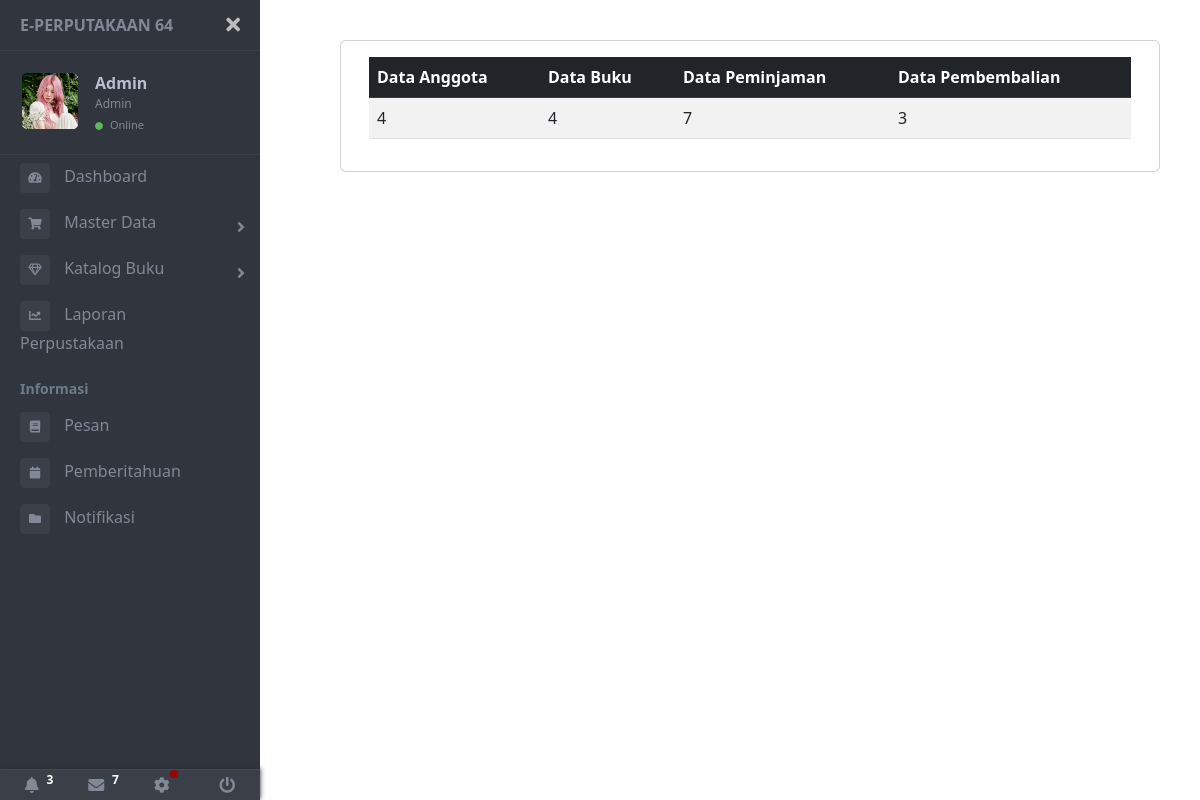
The page /admin/index.php (signed in) on the database its author committed.
### tables this page shows
CREATE TABLE `user` (
  `id` int(11) NOT NULL,
  `kode` varchar(100) NOT NULL,
  `nis` char(50) DEFAULT NULL,
  `fullname` varchar(50) NOT NULL,
  `username` varchar(100) NOT NULL,
  `password` text NOT NULL,
  `kelas` varchar(50) DEFAULT NULL,
  `alamat` text DEFAULT NULL,
  `verif` enum('verified','unverified') NOT NULL,
  `role` enum('admin','user') NOT NULL,
  `foto` text DEFAULT NULL,
  `join_date` datetime NOT NULL,
  `terakhir_login` datetime NOT NULL
);

### class/Database.php (called while the page is built, shortened)
<?php
class Database{
    private $server = "localhost";
    private $username = "root";
    private $password = "";
    private $database = "db_perpus";
    public function __construct(){
        $this->db = mysqli_connect($this->server, $this->username, $this->password, $this->database);
    }
}
?>

### class/User.php (called while the page is built, shortened)
<?php
include_once("Database.php");
class User extends Database
{
    public function find($id)
    {
        $sql = "SELECT * from user where id='$id'";
        return $this->db->query($sql)->fetch_assoc();
    }
}

### partials/sidebar_admin.php (the view, shortened to what this page needs)
<nav id="sidebar" class="sidebar-wrapper">
    <div class="sidebar-content">
        <div class="sidebar-brand">
            <a href="http://localhost/perpus/admin/index.php">E-Perputakaan 64</a>
            <div id="close-sidebar">
                <i class="fas fa-times"></i>
            </div>
        </div>
        <div class="sidebar-header">
            <div class="user-pic">
                <img class="img-responsive img-rounded" src="<?= $data_user["foto"] ?>" alt="User picture">
            </div>
            <div class="user-info">
                <span class="user-name"><Strong><?= $data_user["fullname"]; ?></Strong></span>
                <span class="user-role text-capitalize"><?= $data_user["role"]; ?></span>
                <span class="user-status">
                    <i class="fa fa-circle"></i>
                    <span>Online</span>
                </span>
            </div>
        </div>
        <div class="sidebar-menu">
            <ul>
                <li class="sidebar">
                    <a href="http://localhost/perpus/admin/index.php">
                        <i class="fa fa-tachometer-alt"></i>
                        <span>Dashboard</span>
                    </a>
                </li>
                <li class="sidebar-dropdown">
                    <a href="#">
                        <i class="fa fa-shopping-cart"></i>
                        <span>Master Data</span>
                    </a>
                </li>
                <li class="sidebar-dropdown">
                    <a href="#">
                        <i class="far fa-gem"></i>
                        <span>Katalog Buku</span>
                    </a>
                </li>
                <li class="sidebar">
                    <a href="http://localhost/perpus/admin/laporan_perpus/index.php">
                        <i class="fa fa-chart-line"></i>
                        <span>Laporan Perpustakaan</span>
                    </a>
                </li>
                <li class="header-menu">
                    <span>Informasi</span>
                </li>
                <li>
                    <a href="http://localhost/perpus/admin/pesan.php">
                        <i class="fa fa-book"></i>
                        <span>Pesan</span>
                    </a>
                </li>
                <li>
                    <a href="http://localhost/perpus/admin/pemberitahuan.php">
                        <i class="fa fa-calendar"></i>
                        <span>Pemberitahuan</span>
                    </a>
                </li>
                <li>
                    <a href="http://localhost/perpus/admin/notif.php">
                        <i class="fa fa-folder"></i>
                        <span>Notifikasi</span>
                    </a>
                </li>
            </ul>
        </div>
    </div>
    <div class="sidebar-footer">
        <a href="#">
            <i class="fa fa-bell"></i>
            <span class="badge badge-pill badge-warning notification">3</span>
        </a>
        <a href="#">
            <i class="fa fa-envelope"></i>
            <span class="badge badge-pill badge-success notification">7</span>
        </a>
        <a href="#">
            <i class="fa fa-cog"></i>
            <span class="badge-sonar"></span>
        </a>
        <a href="http://localhost/perpus/logout.php">
            <i class="fa fa-power-off"></i>
        </a>
    </div>
</nav>

### rows shown on the page
user: foto (picture), fullname "Admin", role "Admin"

### other values the page prints
count($data_anggota) "4"
count($data_buku) "4"
count($data_peminjaman) "7"
count($data_pengembalian) "3"
